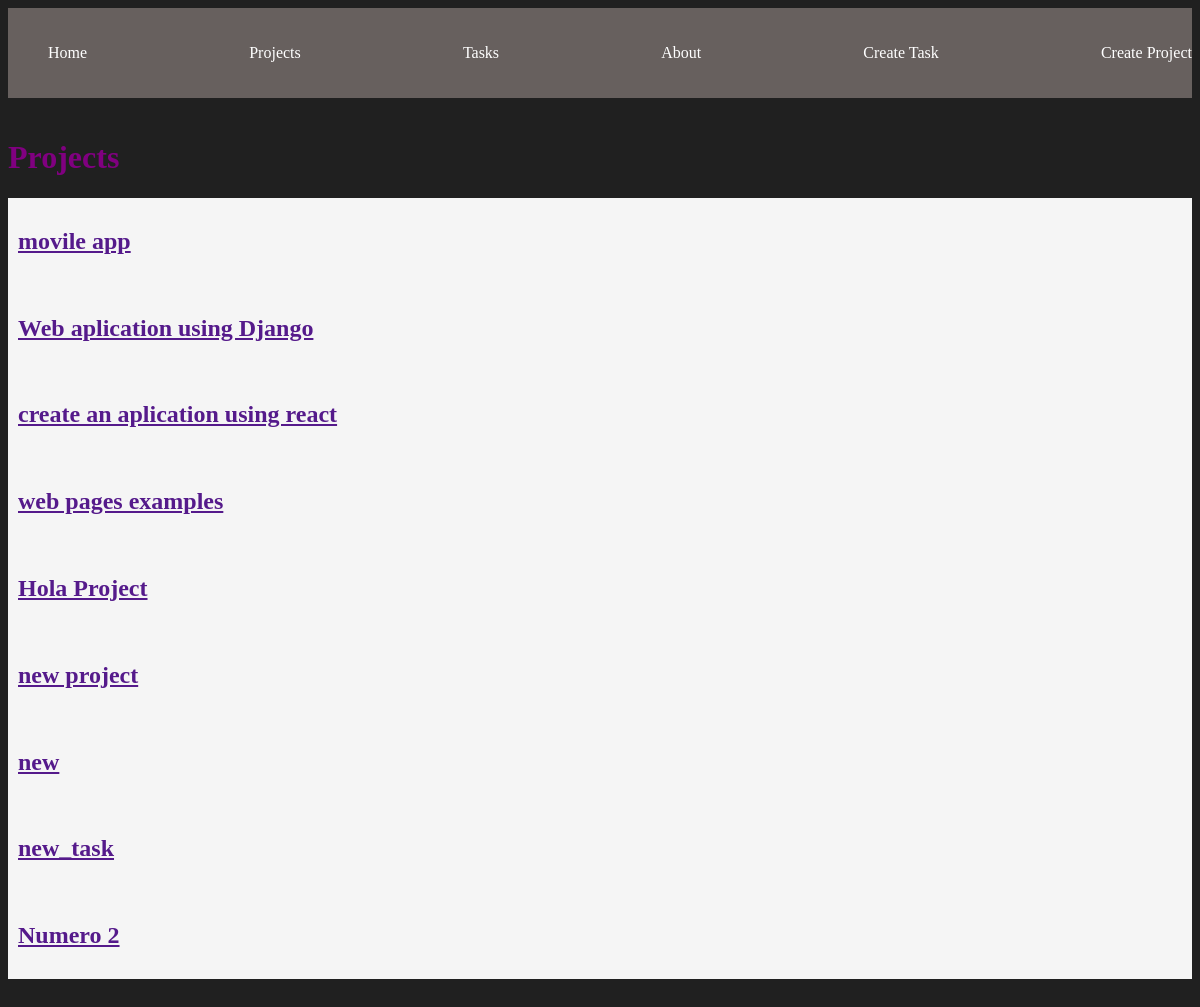
/projects/, run on the app's committed database.
### myapp/models.py (models this page shows, shortened)
class Project(models.Model):
    name = models.CharField(max_length=200)

### myapp/views.py (the view)
# urls.py: path('projects/', views.projects, name="projects"),
def projects(request):
    projects = list(Project.objects.values())
    return render(request, 'projects/projects.html', {
        'projects': projects
    })

### myapp/templates/projects/projects.html
{% extends 'layouts/base.html' %}
{% block content %}
<h1>Projects</h1>
{% for project in projects %}
<article class="card">
    <a href="">
    <h1>{{project.name}}</h1>
    </a>
</article>
{% endfor %}
{% endblock%}

### myapp/static/styles/main.css (style rules this page uses)
body { background: #202020; color: purple; }
.card { color: black; background: whitesmoke; padding: 10px; }

### data on the page
Project: name "movile app"
Project: name "Web aplication using Django"
Project: name "create an aplication using react"
Project: name "web pages examples"
Project: name "Hola Project"
Project: name "new project"
Project: name "new"
Project: name "new_task"
Project: name "Numero 2"
